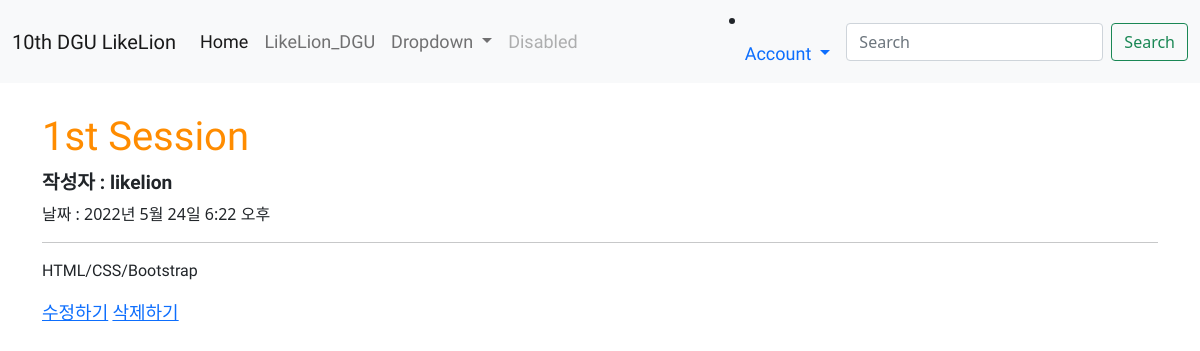
The page /1 on the database its author committed.
### main/models.py (models this page shows, shortened)
class Post(models.Model):
    id = models.AutoField(primary_key=True)
    title = models.CharField(max_length=200)
    writer=models.ForeignKey(User,on_delete=models.CASCADE)
    pub_date = models.DateTimeField()
    body = models.TextField()
    image = models.ImageField(upload_to = "post/", blank=True, null=True)

### main/views.py (the view)
# urls.py: path('<str:id>',detail, name="detail"),
def detail(request,id):
    post = get_object_or_404(Post, pk = id)
    return render(request,'main/detail.html',{'post':post})

### main/templates/main/detail.html (shortened to what this page needs)
{% extends 'base.html' %}
{% load static %}
{% block content %}
<h1>{{post.title}}</h1>
{% if post.writer %}
    {% if 'user' in post.writer.username %}
        <h3>작성자 : {{ post.writer.last_name }} {{ post.writer.first_name }}</h3>
    {% else %}
        <h3>작성자 : {{ post.writer }}</h3>
{% endif %}
{% else %}
<h3>작성자 : 알 수 없음</h3>
{% endif %}
날짜 :  {{post.pub_date}}
<hr>
<p>{{post.body}}</p>
<a href = "{%url 'main:edit' post.id%}">수정하기</a>
<a href = "{%url 'main:delete' post.id%}">삭제하기</a>
{% endblock %}

### sns_project/static/css/project.css (style rules this page uses)
h1 { color : darkorange; font-family: 'Black Han Sans', sans-serif; margin-top: 30px; margin-bottom: 10px; }
h3 { font-family: 'Nanum Gothic', sans-serif; font-size:larger; font-weight: bolder; }
p { font-family: 'Nanum Myeongjo', serif; font-size: medium; }
a { font-family: 'Nanum Gothic', sans-serif; font-size: large; }

### rows shown on the page
Post: title "1st Session", writer "likelion", pub_date "2022년 5월 24일 6:22 오후", body "HTML/CSS/Bootstrap"
